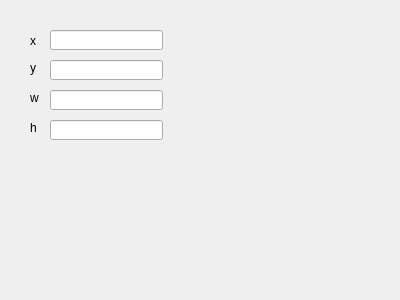
<?xml version="1.0" encoding="UTF-8"?>
<ui version="4.0">
 <class>DebugProzor</class>
 <widget class="QWidget" name="DebugProzor">
  <property name="geometry">
   <rect>
    <x>0</x>
    <y>0</y>
    <width>400</width>
    <height>300</height>
   </rect>
  </property>
  <property name="windowTitle">
   <string>Form</string>
  </property>
  <widget class="QLabel" name="label">
   <property name="geometry">
    <rect>
     <x>30</x>
     <y>30</y>
     <width>31</width>
     <height>21</height>
    </rect>
   </property>
   <property name="text">
    <string>x</string>
   </property>
  </widget>
  <widget class="QLabel" name="label_2">
   <property name="geometry">
    <rect>
     <x>30</x>
     <y>60</y>
     <width>21</width>
     <height>16</height>
    </rect>
   </property>
   <property name="text">
    <string>y</string>
   </property>
  </widget>
  <widget class="QLabel" name="label_3">
   <property name="geometry">
    <rect>
     <x>30</x>
     <y>90</y>
     <width>21</width>
     <height>16</height>
    </rect>
   </property>
   <property name="text">
    <string>w</string>
   </property>
  </widget>
  <widget class="QLabel" name="label_4">
   <property name="geometry">
    <rect>
     <x>30</x>
     <y>120</y>
     <width>21</width>
     <height>16</height>
    </rect>
   </property>
   <property name="text">
    <string>h</string>
   </property>
  </widget>
  <widget class="QLineEdit" name="lineEdit">
   <property name="geometry">
    <rect>
     <x>50</x>
     <y>30</y>
     <width>113</width>
     <height>20</height>
    </rect>
   </property>
  </widget>
  <widget class="QLineEdit" name="lineEdit_2">
   <property name="geometry">
    <rect>
     <x>50</x>
     <y>60</y>
     <width>113</width>
     <height>20</height>
    </rect>
   </property>
  </widget>
  <widget class="QLineEdit" name="lineEdit_3">
   <property name="geometry">
    <rect>
     <x>50</x>
     <y>90</y>
     <width>113</width>
     <height>20</height>
    </rect>
   </property>
  </widget>
  <widget class="QLineEdit" name="lineEdit_4">
   <property name="geometry">
    <rect>
     <x>50</x>
     <y>120</y>
     <width>113</width>
     <height>20</height>
    </rect>
   </property>
  </widget>
 </widget>
 <resources/>
 <connections/>
</ui>
